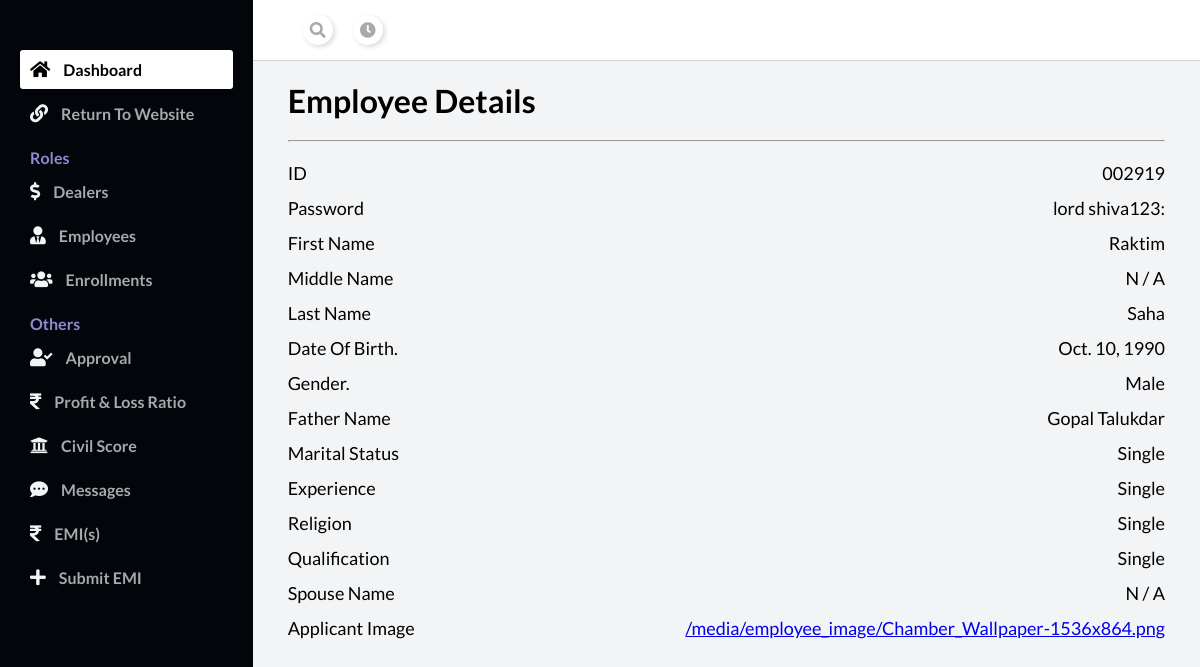
The app's page /admin_dashboard/employee_details/2 with its own data.
### main/models.py (models this page shows, shortened)
class Employee(models.Model):
    first_name = models.TextField(blank=True, null=True)
    middle_name = models.TextField(blank=True, null=True)
    last_name = models.TextField(blank=True, null=True)
    mobile = models.IntegerField(blank=True, null=True)
    dob = models.DateField(null=True, blank=True)
    gender = models.TextField(blank=True, null=True)
    applicant_photo = models.ImageField(upload_to='employee_image', null=True)
    father_name = models.TextField(blank=True, null=True)
    marital_status = models.TextField(blank=True, null=True)
    spouse_name = models.TextField(blank=True, null=True)
    experience = models.TextField(blank=True, null=True)
    religion = models.TextField(blank=True, null=True)
    qualification = models.TextField(blank=True, null=True)
    employee_id = models.TextField(unique=True, blank=False)
    password = models.TextField()
    created_by = models.TextField(null=True, blank=True)
    franchisee = models.ForeignKey(Franchisee, on_delete=models.CASCADE, null=True, blank=True)
    user = models.ForeignKey(User, on_delete=models.CASCADE, null=True)

### admin/views.py (the view)
# urls.py: path('employee_details/<int:id>', views.employee_details, name="employee_details"),
def employee_details(request, id):
    employee = Employee.objects.filter(pk=id).last()
    return render(request, "Admin/employee_details.html", {"employee":employee})

### Template/Admin/employee_details.html (shortened to what this page needs)
{% extends "admin_base.html" %}
{% block body %}
<div class="main__container">
<h1>Employee Details</h1>
<hr style="margin: 20px 0px;">
<div class="space-between">
    <p>ID</p>
    <p>{{employee.employee_id}}</p>
</div>
<div class="space-between">
    <p>Password</p>
    <p>{{employee.password}}</p>
</div>
<div class="space-between">
    <p>First Name</p>
    <p>{{employee.first_name}}</p>
</div>
<div class="space-between">
    <p>Middle Name</p>
    {% if middle_name is not None %}
        <p>{{employee.middle_name}}</p>
    {% else %}
        <p>N / A</p>
    {% endif %}
</div>
<div class="space-between">
    <p>Last Name</p>
    <p>{{employee.last_name}}</p>
</div>
<div class="space-between">
    <p>Date Of Birth.</p>
    <p>{{employee.dob}}</p>
</div>
<div class="space-between">
    <p>Gender.</p>
    <p>{{employee.gender}}</p>
</div>
<div class="space-between">
    <p>Father Name</p>
    <p>{{employee.father_name}}</p>
</div>
<div class="space-between">
    <p>Marital Status</p>
    <p>{{employee.marital_status}}</p>
</div>
<div class="space-between">
    <p>Experience</p>
    <p>{{employee.marital_status}}</p>
</div>
<div class="space-between">
    <p>Religion</p>
    <p>{{employee.marital_status}}</p>
</div>
<div class="space-between">
    <p>Qualification</p>
    <p>{{employee.marital_status}}</p>
</div>
<div class="space-between">
    <p>Spouse Name</p>
    {% if spouse_name is not None %}
        <p>{{employee.spouse_name}}</p>
    {% else %}
        <p>N / A</p>
    {% endif %}
</div>
<div class="space-between">
    <p>Applicant Image</p>
    <p><a target="_blank" href="{{employee.applicant_photo.url}}">{{employee.applicant_photo.url}}</a></p>
</div>
</div>
{% endblock body %}

### Template/admin_base.html (style rules this page uses)
* { margin: 0; padding: 0; }
body { box-sizing: border-box; font-family: "Lato", sans-serif; }
.main__container { padding: 20px 35px; }

### Template/Admin/employee_details.html (style rules this page uses)
.space-between { display: flex; align-items: center; margin: 13px 0px; font-size: 18px; justify-content: space-between; }

### records on screen
Employee: employee_id "002919", password "lord shiva123:", first_name "Raktim", last_name "Saha", dob "Oct. 10, 1990", gender "Male", father_name "Gopal Talukdar", marital_status "Single", applicant_photo "/media/employee_image/Chamber_Wallpaper-1536x864.png"
